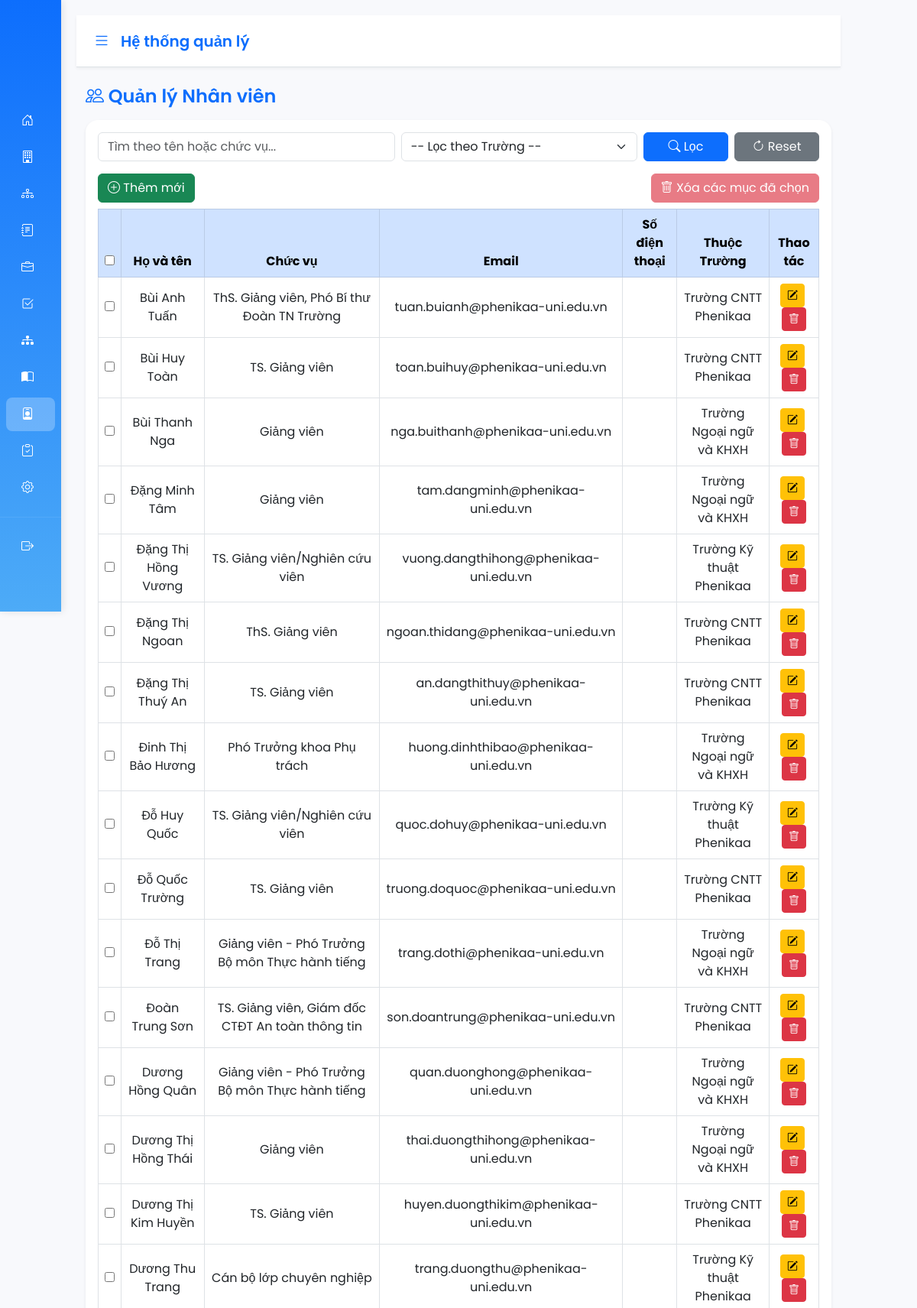
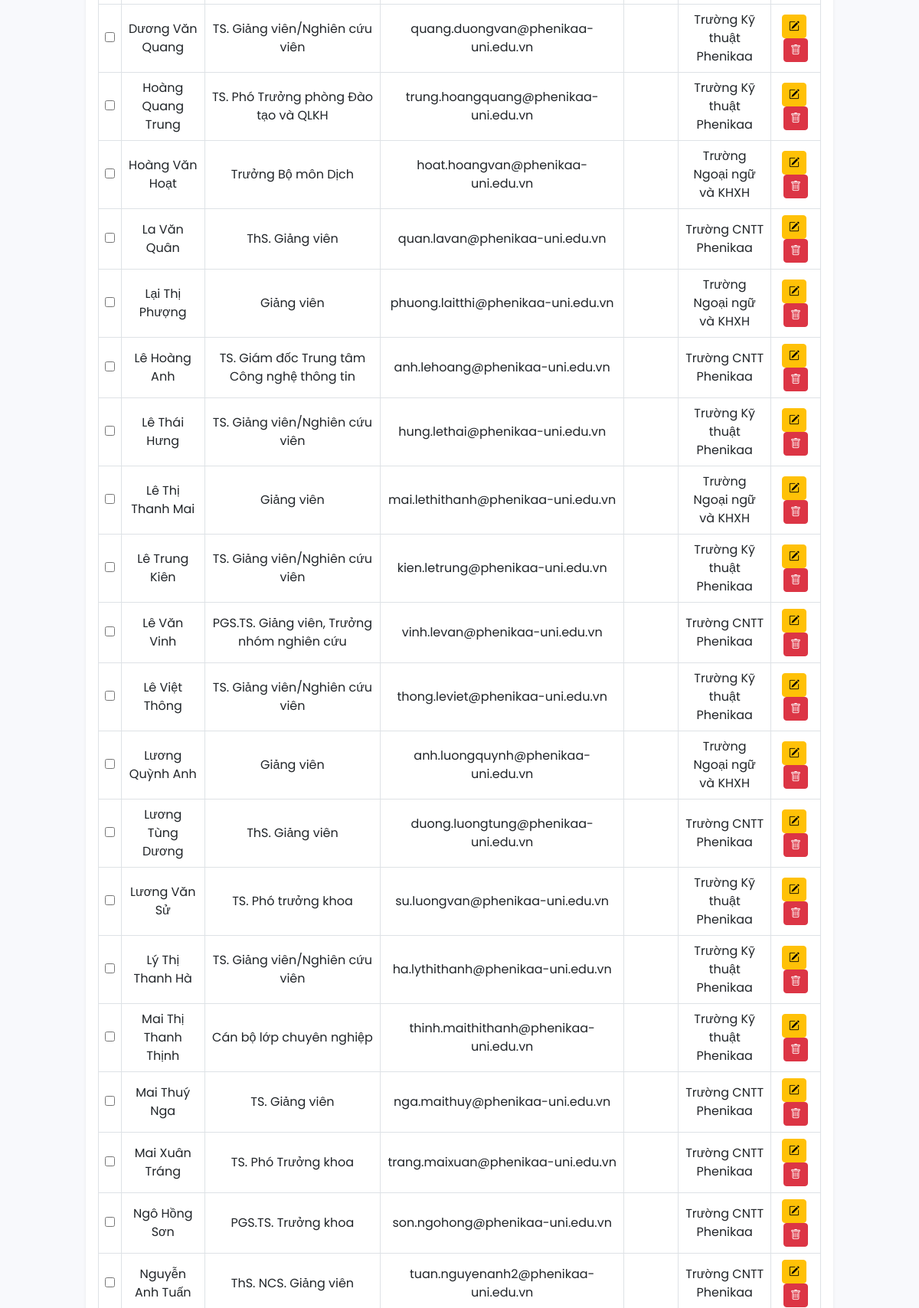
The page /modules/employees/index.php (upper part) on the database its author committed (2 pictures, top to bottom).
### tables this page shows
CREATE TABLE IF NOT EXISTS employees (
  stt INT AUTO_INCREMENT PRIMARY KEY,
  tenNV VARCHAR(255) NOT NULL,
  chucVu VARCHAR(255) NOT NULL,
  email VARCHAR(255),
  soDienThoai VARCHAR(20),
  matruong VARCHAR(50),
  FOREIGN KEY (matruong) REFERENCES schools(matruong)
    ON DELETE SET NULL
    ON UPDATE CASCADE
) AUTO_INCREMENT=1;

CREATE TABLE IF NOT EXISTS schools (
  stt INT AUTO_INCREMENT PRIMARY KEY,
  name VARCHAR(255) NOT NULL,
  maDH VARCHAR(50) NOT NULL,
  matruong VARCHAR(50) UNIQUE
);

### config/i18n.php (called while the page is built, shortened)
<?php
$availableLangs = ['vi', 'en'];
$requestedLang = $_GET['lang'] ?? null;
$lang = $requestedLang && in_array($requestedLang, $availableLangs, true)
  ? $requestedLang
  : ($_SESSION['lang'] ?? 'vi');
$translations = [];
function load_lang(string $domain): void {
  global $lang, $translations;
  $path = __DIR__ . '/../lang/' . $lang . '/' . $domain . '.php';
  if (is_file($path)) {
    $data = require $path;
    if (is_array($data)) {
      $translations = array_merge($translations, $data);
    }
  }
}
function t(string $key, array $vars = []): string {
  global $translations;
  $text = $translations[$key] ?? $key;
  if (!$vars) {
    return $text;
  }
  $replace = [];
  return strtr($text, $replace);
}
function current_lang(): string {
  global $lang;
  return $lang;
}
function t_data(
  string $entityType,
  string $entityId,
  string $field,
  string $sourceText,
  string $sourceLang = 'vi'
): string {
  $lang = current_lang();
  if ($lang === $sourceLang) {
    return $sourceText;
  }
  return translate_cache_text($entityType, $entityId, $field, $sourceText, $lang, $sourceLang);
}

### lang/vi/common.php (called while the page is built)
<?php
return [
  'common.title_admin' => 'ADMIN',
  'common.title_lecturer_system' => 'Hệ thống Quản lý Giảng viên',
  'common.title_student_system' => 'Hệ thống Sinh viên ',
  'common.group_name' => 'Nhóm 13',
  'common.home' => 'Trang chủ',
  'common.schools' => 'Trường',
  'common.faculties' => 'Khoa',
  'common.majors' => 'Ngành',
  'common.departments' => 'Phòng ban',
  'common.approve_reject_proposals' => 'Chấp nhận / Từ chối đề xuất',
  'common.org_structure' => 'Cơ cấu tổ chức',
  'common.programs_abbrev' => 'CTĐT',
  'common.training_programs' => 'Chương trình đào tạo',
  'common.staff' => 'Nhân viên',
  'common.manage_course_regs' => 'Quản lý đăng ký học phần',
  'common.sign_out' => 'Đăng xuất',
  'common.system_name' => 'Hệ thống quản lý',
  'common.hello' => 'Xin chào',
  'common.dashboard' => 'Bảng điều khiển',
  'common.lecturers' => 'Giảng viên',
  'common.students' => 'Sinh viên',
  'common.my_proposals' => 'Đề xuất của tôi',
  'common.propose_structure_change' => 'Đề xuất thay đổi cơ cấu',
  'common.course_registration' => 'Đăng ký học phần',
  'common.settings' => 'Cài đặt',
  'common.view' => 'Xem',
  'common.view_details' => 'Xem chi tiết',
  'common.language' => 'Ngôn ngữ',
  'common.lang_vi' => 'Tiếng Việt',
  'common.lang_en' => 'Tiếng Anh',
  'common.pending_proposals' => 'Đề xuất chờ duyệt',
  'common.search' => 'Tìm kiếm',
  'common.reset' => 'Reset',
  'common.filter' => 'Lọc',
  'common.add_new' => 'Thêm mới',
  'common.actions' => 'Thao tác',
  'common.delete_selected' => 'Xóa các mục đã chọn',
  'common.confirm_delete_title' => 'Xác nhận xóa',
  'common.confirm_delete_text' => 'Hành động này không thể hoàn tác!',
  'common.confirm_delete_button' => 'Xóa',
  'common.cancel' => 'Hủy',
  'common.edit' => 'Sửa',
  'common.delete' => 'Xóa',
  'common.success_title' => 'Thành công!',
  'common.error_title' => 'Lỗi!',
  'common.deleted_title' => 'Đã xóa!',
  'common.save' => 'Lưu',
  'common.save_changes' => 'Lưu thay đổi',
  'common.back' => 'Quay lại',
  'common.no_data' => 'Không có dữ liệu phù hợp.',
  'common.code' => 'Mã',
  'common.name' => 'Tên',
  'common.status' => 'Trạng thái',
];

### modules/employees/index.php (the view, shortened to what this page needs)
<?php
include "../../layout/header.php";
include "../../layout/sidebar.php";
?>
<div class="container-fluid mt-4">
  <h4 class="fw-semibold mb-3 text-primary">
    <i class="bi bi-people"></i> <?= t('employees.manage_title') ?>
  </h4>
  <div class="card shadow-sm border-0 rounded-4">
    <div class="card-body">
      <form class="row g-2 mb-3" method="GET">
        <div class="col-md-5">
          <input type="text" name="search" class="form-control"
               placeholder="<?= t('employees.search_placeholder') ?>"
                 value="<?= isset($_GET['search']) ? htmlspecialchars($_GET['search']) : '' ?>">
        </div>
        <div class="col-md-4">
          <select name="filter_school" class="form-select">
            <option value=""><?= t('employees.filter_school') ?></option>
          </select>
        </div>
        <div class="col-md-3 d-flex gap-2">
          <button type="submit" class="btn btn-primary w-50"><i class="bi bi-search"></i> <?= t('common.filter') ?></button>
          <a href="index.php" class="btn btn-secondary w-50"><i class="bi bi-arrow-clockwise"></i> <?= t('common.reset') ?></a>
        </div>
      </form>
      <form id="multiDeleteForm" method="POST" action="delete.php">
        <div class="d-flex justify-content-between align-items-center mb-2">
          <a href="create.php" class="btn btn-success">
            <i class="bi bi-plus-circle"></i> <?= t('common.add_new') ?>
          </a>
          <button type="button" id="deleteSelected" class="btn btn-danger" disabled>
            <i class="bi bi-trash"></i> <?= t('common.delete_selected') ?>
          </button>
        </div>
        <table class="table table-bordered align-middle text-center table-hover">
          <thead class="table-primary">
            <tr>
              <th><input type="checkbox" id="selectAll"></th>
              <th><?= t('employees.name') ?></th>
              <th><?= t('employees.position') ?></th>
              <th><?= t('employees.email') ?></th>
              <th><?= t('employees.phone') ?></th>
              <th><?= t('employees.school') ?></th>
              <th><?= t('common.actions') ?></th>
            </tr>
          </thead>
          <tbody>
            <?php
                $sql = "SELECT e.stt, e.tenNV, e.chucVu, e.email, e.soDienThoai, s.matruong AS maTruong, s.name AS tenTruong
                    FROM employees e
                    LEFT JOIN schools s ON e.maTruong = s.maTruong
                    WHERE 1";
            $sql .= " ORDER BY e.tenNV ASC";
            $stmt = $conn->prepare($sql);
            $stmt->execute();
            $result = $stmt->get_result();
            if ($result && $result->num_rows > 0) {
                while ($row = $result->fetch_assoc()) {
                $staffName = t_data('employees', (string)$row['stt'], 'tenNV', (string)$row['tenNV']);
                $positionName = t_data('employees', (string)$row['stt'], 'chucVu', (string)$row['chucVu']);
                $schoolName = t_data('schools', (string)$row['maTruong'], 'name', (string)$row['tenTruong']);
                    echo "<tr>
                            <td><input type='checkbox' name='tenNV[]' value='{$row['tenNV']}' class='selectItem'></td>
                    <td>{$staffName}</td>
                    <td>{$positionName}</td>
                            <td>{$row['email']}</td>
                            <td>{$row['soDienThoai']}</td>
                    <td>{$schoolName}</td>
                            <td>
                              <a href='edit.php?tenNV=" . urlencode($row['tenNV']) . "' class='btn btn-warning btn-sm me-1'>
                                <i class='bi bi-pencil-square'></i>
                              </a>
                              <button type='button' onclick=\"confirmDelete('delete.php?tenNV=" . urlencode($row['tenNV']) . "')\" class='btn btn-danger btn-sm'>
                                <i class='bi bi-trash'></i>
                              </button>
                            </td>
                          </tr>";
                }
            } else {
                echo "<tr><td colspan='7' class='text-muted'>" . t('employees.no_match') . "</td></tr>";
            }
            ?>
          </tbody>
        </table>
      </form>
    </div>
  </div>
</div>
<?php include "../../layout/footer.php"; ?>

### layout/header.php (style rules this page uses)
body { font-family:"Poppins",sans-serif;background-color:#f8f9fc;margin:0;overflow-x:hidden;display:flex }

### rows shown on the page
employees: tenNV "Bùi Anh Tuấn", chucVu "ThS. Giảng viên, Phó Bí thư Đoàn TN Trường", email "tuan.buianh@phenikaa-uni.edu.vn", schools.name "Trường CNTT Phenikaa"
employees: tenNV "Bùi Huy Toàn", chucVu "TS. Giảng viên", email "toan.buihuy@phenikaa-uni.edu.vn", schools.name "Trường CNTT Phenikaa"
employees: tenNV "Bùi Thanh Nga", chucVu "Giảng viên", email "nga.buithanh@phenikaa-uni.edu.vn", schools.name "Trường Ngoại ngữ và KHXH"
employees: tenNV "Đặng Minh Tâm", chucVu "Giảng viên", email "tam.dangminh@phenikaa-uni.edu.vn", schools.name "Trường Ngoại ngữ và KHXH"
employees: tenNV "Đặng Thị Hồng Vương", chucVu "TS. Giảng viên/Nghiên cứu viên", email "vuong.dangthihong@phenikaa-uni.edu.vn", schools.name "Trường Kỹ thuật Phenikaa"
employees: tenNV "Đặng Thị Ngoan", chucVu "ThS. Giảng viên", email "ngoan.thidang@phenikaa-uni.edu.vn", schools.name "Trường CNTT Phenikaa"
employees: tenNV "Đặng Thị Thuý An", chucVu "TS. Giảng viên", email "an.dangthithuy@phenikaa-uni.edu.vn", schools.name "Trường CNTT Phenikaa"
employees: tenNV "Đinh Thị Bảo Hương", chucVu "Phó Trưởng khoa Phụ trách", email "huong.dinhthibao@phenikaa-uni.edu.vn", schools.name "Trường Ngoại ngữ và KHXH"
employees: tenNV "Đỗ Huy Quốc", chucVu "TS. Giảng viên/Nghiên cứu viên", email "quoc.dohuy@phenikaa-uni.edu.vn", schools.name "Trường Kỹ thuật Phenikaa"
employees: tenNV "Đỗ Quốc Trường", chucVu "TS. Giảng viên", email "truong.doquoc@phenikaa-uni.edu.vn", schools.name "Trường CNTT Phenikaa"
employees: tenNV "Đỗ Thị Trang", chucVu "Giảng viên - Phó Trưởng Bộ môn Thực hành tiếng", email "trang.dothi@phenikaa-uni.edu.vn", schools.name "Trường Ngoại ngữ và KHXH"
employees: tenNV "Đoàn Trung Sơn", chucVu "TS. Giảng viên, Giám đốc CTĐT An toàn thông tin", email "son.doantrung@phenikaa-uni.edu.vn", schools.name "Trường CNTT Phenikaa"
employees: tenNV "Dương Hồng Quân", chucVu "Giảng viên - Phó Trưởng Bộ môn Thực hành tiếng", email "quan.duonghong@phenikaa-uni.edu.vn", schools.name "Trường Ngoại ngữ và KHXH"
employees: tenNV "Dương Thị Hồng Thái", chucVu "Giảng viên", email "thai.duongthihong@phenikaa-uni.edu.vn", schools.name "Trường Ngoại ngữ và KHXH"
employees: tenNV "Dương Thị Kim Huyền", chucVu "TS. Giảng viên", email "huyen.duongthikim@phenikaa-uni.edu.vn", schools.name "Trường CNTT Phenikaa"
employees: tenNV "Dương Thu Trang", chucVu "Cán bộ lớp chuyên nghiệp", email "trang.duongthu@phenikaa-uni.edu.vn", schools.name "Trường Kỹ thuật Phenikaa"
employees: tenNV "Dương Văn Quang", chucVu "TS. Giảng viên/Nghiên cứu viên", email "quang.duongvan@phenikaa-uni.edu.vn", schools.name "Trường Kỹ thuật Phenikaa"
employees: tenNV "Hoàng Quang Trung", chucVu "TS. Phó Trưởng phòng Đào tạo và QLKH", email "trung.hoangquang@phenikaa-uni.edu.vn", schools.name "Trường Kỹ thuật Phenikaa"
employees: tenNV "Hoàng Văn Hoạt", chucVu "Trưởng Bộ môn Dịch", email "hoat.hoangvan@phenikaa-uni.edu.vn", schools.name "Trường Ngoại ngữ và KHXH"
employees: tenNV "La Văn Quân", chucVu "ThS. Giảng viên", email "quan.lavan@phenikaa-uni.edu.vn", schools.name "Trường CNTT Phenikaa"
employees: tenNV "Lại Thị Phượng", chucVu "Giảng viên", email "phuong.laitthi@phenikaa-uni.edu.vn", schools.name "Trường Ngoại ngữ và KHXH"
employees: tenNV "Lê Hoàng Anh", chucVu "TS. Giám đốc Trung tâm Công nghệ thông tin", email "anh.lehoang@phenikaa-uni.edu.vn", schools.name "Trường CNTT Phenikaa"
employees: tenNV "Lê Thái Hưng", chucVu "TS. Giảng viên/Nghiên cứu viên", email "hung.lethai@phenikaa-uni.edu.vn", schools.name "Trường Kỹ thuật Phenikaa"
employees: tenNV "Lê Thị Thanh Mai", chucVu "Giảng viên", email "mai.lethithanh@phenikaa-uni.edu.vn", schools.name "Trường Ngoại ngữ và KHXH"
employees: tenNV "Lê Trung Kiên", chucVu "TS. Giảng viên/Nghiên cứu viên", email "kien.letrung@phenikaa-uni.edu.vn", schools.name "Trường Kỹ thuật Phenikaa"
employees: tenNV "Lê Văn Vinh", chucVu "PGS.TS. Giảng viên, Trưởng nhóm nghiên cứu", email "vinh.levan@phenikaa-uni.edu.vn", schools.name "Trường CNTT Phenikaa"
employees: tenNV "Lê Việt Thông", chucVu "TS. Giảng viên/Nghiên cứu viên", email "thong.leviet@phenikaa-uni.edu.vn", schools.name "Trường Kỹ thuật Phenikaa"
employees: tenNV "Lương Quỳnh Anh", chucVu "Giảng viên", email "anh.luongquynh@phenikaa-uni.edu.vn", schools.name "Trường Ngoại ngữ và KHXH"
employees: tenNV "Lương Tùng Dương", chucVu "ThS. Giảng viên", email "duong.luongtung@phenikaa-uni.edu.vn", schools.name "Trường CNTT Phenikaa"
employees: tenNV "Lương Văn Sử", chucVu "TS. Phó trưởng khoa", email "su.luongvan@phenikaa-uni.edu.vn", schools.name "Trường Kỹ thuật Phenikaa"
employees: tenNV "Lý Thị Thanh Hà", chucVu "TS. Giảng viên/Nghiên cứu viên", email "ha.lythithanh@phenikaa-uni.edu.vn", schools.name "Trường Kỹ thuật Phenikaa"
employees: tenNV "Mai Thị Thanh Thịnh", chucVu "Cán bộ lớp chuyên nghiệp", email "thinh.maithithanh@phenikaa-uni.edu.vn", schools.name "Trường Kỹ thuật Phenikaa"
employees: tenNV "Mai Thuý Nga", chucVu "TS. Giảng viên", email "nga.maithuy@phenikaa-uni.edu.vn", schools.name "Trường CNTT Phenikaa"
employees: tenNV "Mai Xuân Tráng", chucVu "TS. Phó Trưởng khoa", email "trang.maixuan@phenikaa-uni.edu.vn", schools.name "Trường CNTT Phenikaa"
employees: tenNV "Ngô Hồng Sơn", chucVu "PGS.TS. Trưởng khoa", email "son.ngohong@phenikaa-uni.edu.vn", schools.name "Trường CNTT Phenikaa"
employees: tenNV "Nguyễn Anh Tuấn", chucVu "ThS. NCS. Giảng viên", email "tuan.nguyenanh2@phenikaa-uni.edu.vn", schools.name "Trường CNTT Phenikaa"

### other values the page prints
t('common.system_name') "Hệ thống quản lý"
t('employees.manage_title') "Quản lý Nhân viên"
t('common.filter') "Lọc"
t('common.reset') "Reset"
t('common.add_new') "Thêm mới"
t('common.delete_selected') "Xóa các mục đã chọn"
t('employees.name') "Họ và tên"
t('employees.position') "Chức vụ"
t('employees.email') "Email"
t('employees.phone') "Số điện thoại"
t('employees.school') "Thuộc Trường"
t('common.actions') "Thao tác"
form field filter_school "-- Lọc theo Trường --"
